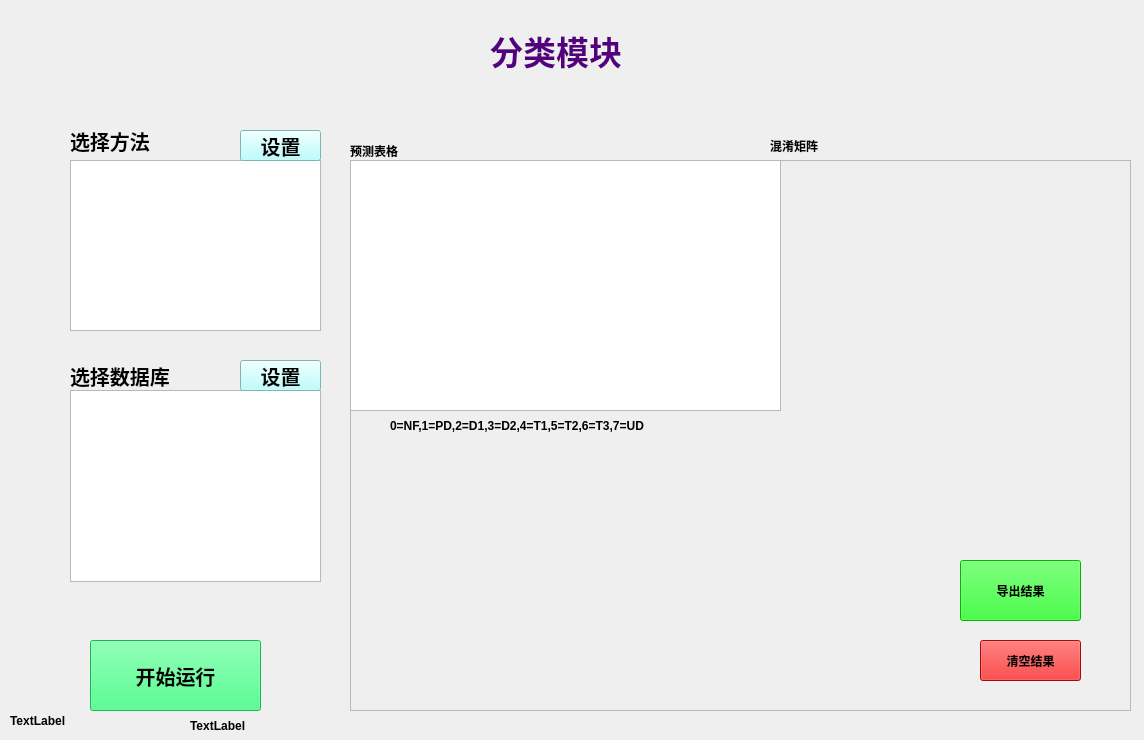
<?xml version="1.0" encoding="UTF-8"?>
<ui version="4.0">
 <class>Mainwindow</class>
 <widget class="QWidget" name="Mainwindow">
  <property name="geometry">
   <rect>
    <x>0</x>
    <y>0</y>
    <width>1144</width>
    <height>740</height>
   </rect>
  </property>
  <property name="font">
   <font>
    <weight>75</weight>
    <bold>true</bold>
   </font>
  </property>
  <property name="windowTitle">
   <string>Mainwindow</string>
  </property>
  <widget class="QLabel" name="label">
   <property name="geometry">
    <rect>
     <x>70</x>
     <y>120</y>
     <width>111</width>
     <height>41</height>
    </rect>
   </property>
   <property name="font">
    <font>
     <pointsize>15</pointsize>
     <weight>75</weight>
     <bold>true</bold>
    </font>
   </property>
   <property name="text">
    <string>选择方法</string>
   </property>
  </widget>
  <widget class="QListWidget" name="listWidget">
   <property name="geometry">
    <rect>
     <x>70</x>
     <y>160</y>
     <width>251</width>
     <height>171</height>
    </rect>
   </property>
   <property name="font">
    <font>
     <pointsize>9</pointsize>
     <weight>75</weight>
     <bold>true</bold>
    </font>
   </property>
   <property name="showDropIndicator" stdset="0">
    <bool>true</bool>
   </property>
   <property name="selectionMode">
    <enum>QAbstractItemView::SingleSelection</enum>
   </property>
   <property name="selectionBehavior">
    <enum>QAbstractItemView::SelectItems</enum>
   </property>
   <property name="viewMode">
    <enum>QListView::ListMode</enum>
   </property>
   <property name="uniformItemSizes">
    <bool>false</bool>
   </property>
   <property name="selectionRectVisible">
    <bool>false</bool>
   </property>
   <property name="sortingEnabled">
    <bool>false</bool>
   </property>
  </widget>
  <widget class="QLabel" name="label_2">
   <property name="geometry">
    <rect>
     <x>490</x>
     <y>20</y>
     <width>311</width>
     <height>61</height>
    </rect>
   </property>
   <property name="sizePolicy">
    <sizepolicy hsizetype="Minimum" vsizetype="Preferred">
     <horstretch>0</horstretch>
     <verstretch>0</verstretch>
    </sizepolicy>
   </property>
   <property name="font">
    <font>
     <pointsize>25</pointsize>
     <weight>75</weight>
     <bold>true</bold>
    </font>
   </property>
   <property name="styleSheet">
    <string notr="true">color: rgb(170, 0, 0);
color: rgb(85, 0, 127);</string>
   </property>
   <property name="text">
    <string>分类模块</string>
   </property>
   <property name="textFormat">
    <enum>Qt::AutoText</enum>
   </property>
   <property name="wordWrap">
    <bool>false</bool>
   </property>
  </widget>
  <widget class="QListWidget" name="listWidget_2">
   <property name="geometry">
    <rect>
     <x>70</x>
     <y>390</y>
     <width>251</width>
     <height>192</height>
    </rect>
   </property>
   <property name="selectionMode">
    <enum>QAbstractItemView::MultiSelection</enum>
   </property>
  </widget>
  <widget class="QLabel" name="label_3">
   <property name="geometry">
    <rect>
     <x>70</x>
     <y>360</y>
     <width>141</width>
     <height>31</height>
    </rect>
   </property>
   <property name="font">
    <font>
     <pointsize>15</pointsize>
     <weight>75</weight>
     <bold>true</bold>
    </font>
   </property>
   <property name="text">
    <string>选择数据库</string>
   </property>
  </widget>
  <widget class="QPushButton" name="pushButton">
   <property name="geometry">
    <rect>
     <x>90</x>
     <y>640</y>
     <width>171</width>
     <height>71</height>
    </rect>
   </property>
   <property name="font">
    <font>
     <pointsize>15</pointsize>
     <weight>75</weight>
     <bold>true</bold>
    </font>
   </property>
   <property name="styleSheet">
    <string notr="true">background-color: rgb(34, 255, 115);</string>
   </property>
   <property name="text">
    <string>开始运行</string>
   </property>
  </widget>
  <widget class="QPushButton" name="pushButton_2">
   <property name="geometry">
    <rect>
     <x>240</x>
     <y>130</y>
     <width>81</width>
     <height>31</height>
    </rect>
   </property>
   <property name="font">
    <font>
     <pointsize>15</pointsize>
     <weight>75</weight>
     <bold>true</bold>
    </font>
   </property>
   <property name="styleSheet">
    <string notr="true">background-color: rgb(170, 255, 255);</string>
   </property>
   <property name="text">
    <string>设置</string>
   </property>
  </widget>
  <widget class="QPushButton" name="pushButton_3">
   <property name="geometry">
    <rect>
     <x>240</x>
     <y>360</y>
     <width>81</width>
     <height>31</height>
    </rect>
   </property>
   <property name="font">
    <font>
     <pointsize>15</pointsize>
     <weight>75</weight>
     <bold>true</bold>
    </font>
   </property>
   <property name="styleSheet">
    <string notr="true">background-color: rgb(170, 255, 255);</string>
   </property>
   <property name="text">
    <string>设置</string>
   </property>
  </widget>
  <widget class="QFrame" name="frame">
   <property name="geometry">
    <rect>
     <x>350</x>
     <y>160</y>
     <width>781</width>
     <height>551</height>
    </rect>
   </property>
   <property name="frameShape">
    <enum>QFrame::StyledPanel</enum>
   </property>
   <property name="frameShadow">
    <enum>QFrame::Raised</enum>
   </property>
   <widget class="QTableWidget" name="tableWidget">
    <property name="geometry">
     <rect>
      <x>0</x>
      <y>0</y>
      <width>431</width>
      <height>251</height>
     </rect>
    </property>
   </widget>
   <widget class="QLabel" name="label_7">
    <property name="geometry">
     <rect>
      <x>40</x>
      <y>240</y>
      <width>381</width>
      <height>51</height>
     </rect>
    </property>
    <property name="text">
     <string>0=NF,1=PD,2=D1,3=D2,4=T1,5=T2,6=T3,7=UD</string>
    </property>
   </widget>
   <widget class="QLabel" name="label_8">
    <property name="geometry">
     <rect>
      <x>450</x>
      <y>0</y>
      <width>290</width>
      <height>290</height>
     </rect>
    </property>
    <property name="text">
     <string/>
    </property>
   </widget>
   <widget class="QLabel" name="label_9">
    <property name="geometry">
     <rect>
      <x>10</x>
      <y>290</y>
      <width>551</width>
      <height>251</height>
     </rect>
    </property>
    <property name="text">
     <string/>
    </property>
   </widget>
   <widget class="QPushButton" name="pushButton_4">
    <property name="geometry">
     <rect>
      <x>610</x>
      <y>400</y>
      <width>121</width>
      <height>61</height>
     </rect>
    </property>
    <property name="styleSheet">
     <string notr="true">background-color: rgb(0, 255, 0);</string>
    </property>
    <property name="text">
     <string>导出结果</string>
    </property>
   </widget>
   <widget class="QPushButton" name="pushButton_5">
    <property name="geometry">
     <rect>
      <x>630</x>
      <y>480</y>
      <width>101</width>
      <height>41</height>
     </rect>
    </property>
    <property name="styleSheet">
     <string notr="true">background-color: rgb(231, 12, 12);</string>
    </property>
    <property name="text">
     <string>清空结果</string>
    </property>
   </widget>
  </widget>
  <widget class="QLabel" name="label_4">
   <property name="geometry">
    <rect>
     <x>350</x>
     <y>120</y>
     <width>451</width>
     <height>61</height>
    </rect>
   </property>
   <property name="text">
    <string>预测表格</string>
   </property>
  </widget>
  <widget class="QLabel" name="label_5">
   <property name="geometry">
    <rect>
     <x>770</x>
     <y>130</y>
     <width>71</width>
     <height>31</height>
    </rect>
   </property>
   <property name="text">
    <string>混淆矩阵</string>
   </property>
  </widget>
  <widget class="QLabel" name="label_6">
   <property name="geometry">
    <rect>
     <x>480</x>
     <y>10</y>
     <width>351</width>
     <height>31</height>
    </rect>
   </property>
   <property name="text">
    <string/>
   </property>
  </widget>
  <widget class="QLabel" name="label_10">
   <property name="geometry">
    <rect>
     <x>10</x>
     <y>710</y>
     <width>72</width>
     <height>21</height>
    </rect>
   </property>
   <property name="text">
    <string>TextLabel</string>
   </property>
  </widget>
  <widget class="QLabel" name="label_11">
   <property name="geometry">
    <rect>
     <x>190</x>
     <y>700</y>
     <width>521</width>
     <height>51</height>
    </rect>
   </property>
   <property name="text">
    <string>TextLabel</string>
   </property>
  </widget>
 </widget>
 <resources/>
 <connections/>
 <slots>
  <signal>signal1()</signal>
 </slots>
</ui>
